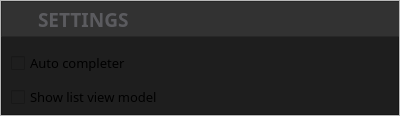
<?xml version="1.0" encoding="UTF-8"?>
<ui version="4.0">
 <class>Settings</class>
 <widget class="QDialog" name="Settings">
  <property name="geometry">
   <rect>
    <x>0</x>
    <y>0</y>
    <width>400</width>
    <height>116</height>
   </rect>
  </property>
  <property name="windowTitle">
   <string>Dialog</string>
  </property>
  <property name="styleSheet">
   <string notr="true"/>
  </property>
  <widget class="QFrame" name="frame">
   <property name="geometry">
    <rect>
     <x>0</x>
     <y>0</y>
     <width>400</width>
     <height>116</height>
    </rect>
   </property>
   <property name="styleSheet">
    <string notr="true"/>
   </property>
   <property name="frameShape">
    <enum>QFrame::StyledPanel</enum>
   </property>
   <property name="frameShadow">
    <enum>QFrame::Raised</enum>
   </property>
   <widget class="QFrame" name="frame_2">
    <property name="geometry">
     <rect>
      <x>1</x>
      <y>1</y>
      <width>398</width>
      <height>114</height>
     </rect>
    </property>
    <property name="styleSheet">
     <string notr="true">background-color: rgb(30, 30, 30);</string>
    </property>
    <property name="frameShape">
     <enum>QFrame::StyledPanel</enum>
    </property>
    <property name="frameShadow">
     <enum>QFrame::Raised</enum>
    </property>
    <widget class="QCheckBox" name="listViewShow">
     <property name="geometry">
      <rect>
       <x>10</x>
       <y>84</y>
       <width>199</width>
       <height>24</height>
      </rect>
     </property>
     <property name="font">
      <font>
       <family>Microsoft YaHei</family>
       <pointsize>10</pointsize>
      </font>
     </property>
     <property name="styleSheet">
      <string notr="true"/>
     </property>
     <property name="text">
      <string>Show list view model</string>
     </property>
    </widget>
    <widget class="QCheckBox" name="completerCheck">
     <property name="geometry">
      <rect>
       <x>10</x>
       <y>50</y>
       <width>199</width>
       <height>24</height>
      </rect>
     </property>
     <property name="font">
      <font>
       <family>Microsoft YaHei</family>
       <pointsize>10</pointsize>
      </font>
     </property>
     <property name="styleSheet">
      <string notr="true"/>
     </property>
     <property name="text">
      <string>Auto completer</string>
     </property>
    </widget>
    <widget class="QFrame" name="frame_3">
     <property name="geometry">
      <rect>
       <x>0</x>
       <y>0</y>
       <width>401</width>
       <height>36</height>
      </rect>
     </property>
     <property name="styleSheet">
      <string notr="true">background-color: rgb(50, 50, 50);</string>
     </property>
     <property name="frameShape">
      <enum>QFrame::StyledPanel</enum>
     </property>
     <property name="frameShadow">
      <enum>QFrame::Raised</enum>
     </property>
     <widget class="QLabel" name="win_ico_lab">
      <property name="geometry">
       <rect>
        <x>4</x>
        <y>4</y>
        <width>27</width>
        <height>27</height>
       </rect>
      </property>
      <property name="text">
       <string/>
      </property>
      <property name="textFormat">
       <enum>Qt::PlainText</enum>
      </property>
      <property name="pixmap">
       <pixmap resource="icons.qrc">:/ico/images/icons8_settings_30px.png</pixmap>
      </property>
      <property name="scaledContents">
       <bool>true</bool>
      </property>
      <property name="openExternalLinks">
       <bool>false</bool>
      </property>
     </widget>
     <widget class="QLabel" name="win_title_lab">
      <property name="geometry">
       <rect>
        <x>37</x>
        <y>5</y>
        <width>191</width>
        <height>26</height>
       </rect>
      </property>
      <property name="font">
       <font>
        <family>Microsoft YaHei</family>
        <pointsize>14</pointsize>
        <bold>true</bold>
       </font>
      </property>
      <property name="styleSheet">
       <string notr="true">color: rgb(91, 91, 95);</string>
      </property>
      <property name="text">
       <string>SETTINGS</string>
      </property>
     </widget>
     <widget class="QPushButton" name="setting_btn">
      <property name="geometry">
       <rect>
        <x>357</x>
        <y>4</y>
        <width>35</width>
        <height>30</height>
       </rect>
      </property>
      <property name="styleSheet">
       <string notr="true">QPushButton:hover
{
   
color: #b1b1b1;
    background-color:  #3C3C3C;
    border-color: #1e1e1e;
    border-style: solid;

}
QPushButton:pressed
{
    background-color: QLinearGradient( x1: 0, y1: 0, x2: 0, y2: 1, stop: 0 #2d2d2d, stop: 0.1 #2b2b2b, stop: 0.5 #292929, stop: 0.9 #282828, stop: 1 #252525);
}
</string>
      </property>
      <property name="text">
       <string/>
      </property>
      <property name="icon">
       <iconset resource="icons.qrc">
        <normaloff>:/ico/images/icons8_Close_24px.png</normaloff>:/ico/images/icons8_Close_24px.png</iconset>
      </property>
      <property name="iconSize">
       <size>
        <width>30</width>
        <height>30</height>
       </size>
      </property>
      <property name="flat">
       <bool>true</bool>
      </property>
     </widget>
    </widget>
   </widget>
  </widget>
 </widget>
 <resources>
  <include location="icons.qrc"/>
 </resources>
 <connections/>
</ui>
